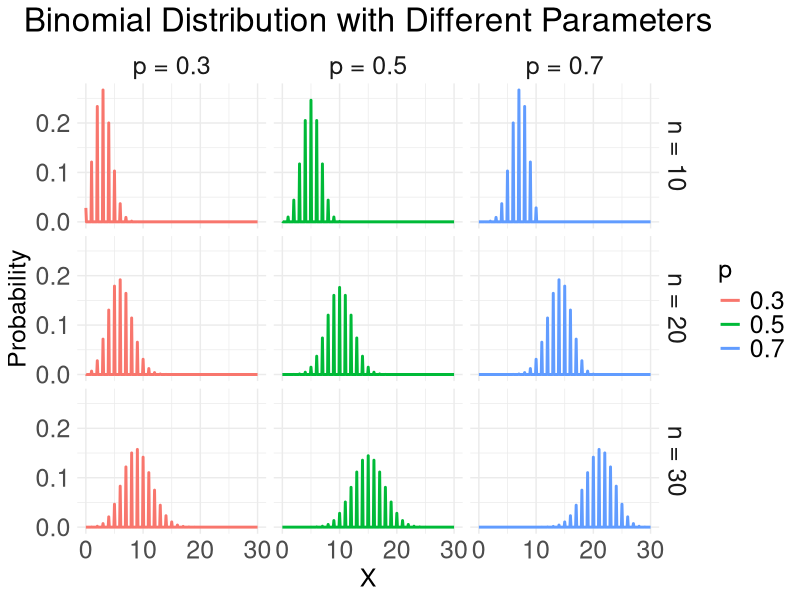

This figure's R source:
# Load the necessary libraries
require(ggplot2)

# Parameters for the Binomial distribution
n_values <- c(10, 20, 30)  # Different values of n
p_values <- c(0.3, 0.5, 0.7)  # Different values of p

# Generate data for the Binomial distribution with more points for smoother lines
binomial_data <- expand.grid(n = n_values, p = p_values, x = seq(0, max(n_values), by = 0.1))

# Calculate the probabilities for each combination of n, p, and x
binomial_data$probability <- dbinom(binomial_data$x, size = binomial_data$n, prob = binomial_data$p)

# Define custom labels for the facets
n_labels <- c("10" = "n = 10", "20" = "n = 20", "30" = "n = 30")
p_labels <- c("0.3" = "p = 0.3", "0.5" = "p = 0.5", "0.7" = "p = 0.7")

# Plot the Binomial distribution with facets for n and p values with custom labels
ggplot(binomial_data, aes(x = x, y = probability, color = factor(p))) +
  geom_line(size = 1) +
  facet_grid(rows = vars(n), cols = vars(p), labeller = labeller(n = as_labeller(n_labels), p = as_labeller(p_labels))) +
  labs(title = "Binomial Distribution with Different Parameters",
       x = "X",
       y = "Probability",
       color = "p") +
  theme_minimal() + 
  theme(plot.title = element_text(size = 24, hjust = 0.5),  
        axis.title = element_text(size = 18),  
        axis.text = element_text(size = 18),  
        strip.text = element_text(size = 18),  
        legend.title = element_text(size = 18),
        legend.text = element_text(size = 18)) 
